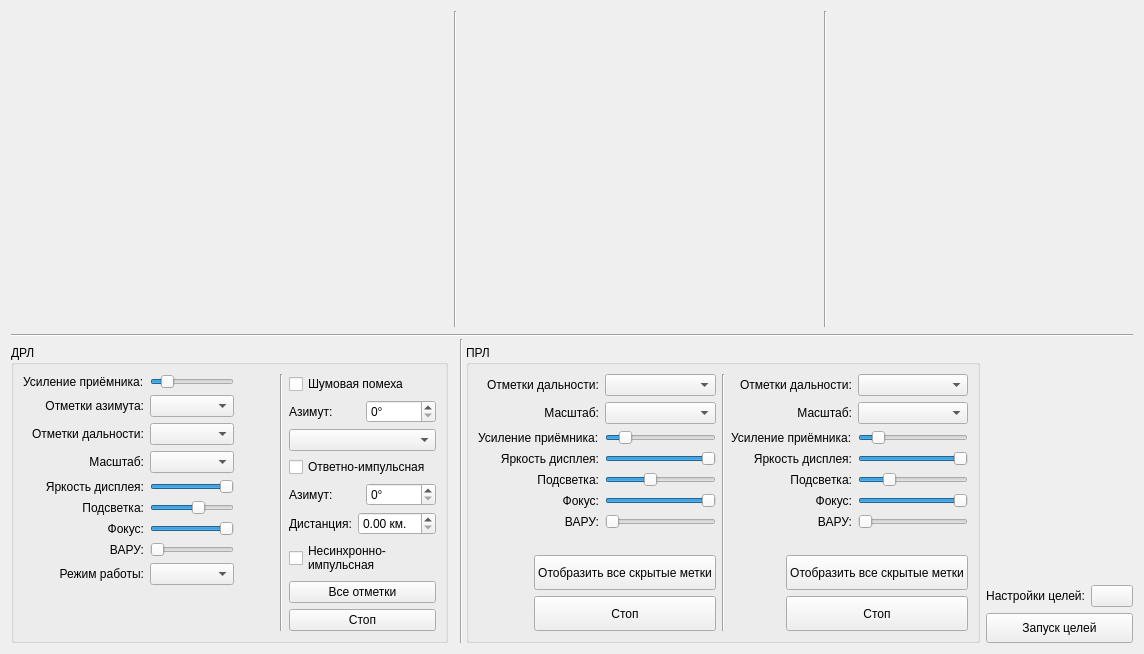
<?xml version="1.0" encoding="UTF-8"?>
<ui version="4.0">
 <class>RSPIndicators</class>
 <widget class="QWidget" name="RSPIndicators">
  <property name="geometry">
   <rect>
    <x>0</x>
    <y>0</y>
    <width>1144</width>
    <height>654</height>
   </rect>
  </property>
  <property name="windowTitle">
   <string>Радиолокационная система посадки</string>
  </property>
  <layout class="QGridLayout" name="gridLayout_2">
   <item row="0" column="0">
    <layout class="QGridLayout" name="FirstIndicatorLayout">
     <item row="0" column="0">
      <widget class="MainLocator" name="FirstIndicator" native="true">
       <property name="sizePolicy">
        <sizepolicy hsizetype="Expanding" vsizetype="Expanding">
         <horstretch>0</horstretch>
         <verstretch>0</verstretch>
        </sizepolicy>
       </property>
       <property name="minimumSize">
        <size>
         <width>300</width>
         <height>300</height>
        </size>
       </property>
      </widget>
     </item>
    </layout>
   </item>
   <item row="0" column="1" colspan="2">
    <widget class="Line" name="line">
     <property name="orientation">
      <enum>Qt::Vertical</enum>
     </property>
    </widget>
   </item>
   <item row="0" column="3">
    <layout class="QGridLayout" name="SecondIndicatorLayout">
     <item row="1" column="0">
      <widget class="EquiangularTriangleLocator" name="SecondIndicator" native="true">
       <property name="sizePolicy">
        <sizepolicy hsizetype="Expanding" vsizetype="Expanding">
         <horstretch>0</horstretch>
         <verstretch>0</verstretch>
        </sizepolicy>
       </property>
       <property name="minimumSize">
        <size>
         <width>300</width>
         <height>300</height>
        </size>
       </property>
      </widget>
     </item>
    </layout>
   </item>
   <item row="0" column="4">
    <widget class="Line" name="line_2">
     <property name="orientation">
      <enum>Qt::Vertical</enum>
     </property>
    </widget>
   </item>
   <item row="0" column="5" colspan="2">
    <layout class="QGridLayout" name="ThirdIndicatorLayout">
     <item row="0" column="0">
      <widget class="RightTriangleLocator" name="ThirdIndicator" native="true">
       <property name="sizePolicy">
        <sizepolicy hsizetype="Expanding" vsizetype="Expanding">
         <horstretch>0</horstretch>
         <verstretch>0</verstretch>
        </sizepolicy>
       </property>
       <property name="minimumSize">
        <size>
         <width>300</width>
         <height>300</height>
        </size>
       </property>
      </widget>
     </item>
    </layout>
   </item>
   <item row="1" column="0" rowspan="2" colspan="7">
    <widget class="Line" name="line_3">
     <property name="orientation">
      <enum>Qt::Horizontal</enum>
     </property>
    </widget>
   </item>
   <item row="2" column="2" rowspan="3" colspan="2">
    <widget class="Line" name="line_4">
     <property name="orientation">
      <enum>Qt::Vertical</enum>
     </property>
    </widget>
   </item>
   <item row="3" column="0" rowspan="2">
    <widget class="QGroupBox" name="DRLGroup">
     <property name="title">
      <string>ДРЛ</string>
     </property>
     <layout class="QHBoxLayout" name="horizontalLayout_4">
      <item>
       <layout class="QFormLayout" name="formLayout">
        <property name="labelAlignment">
         <set>Qt::AlignRight|Qt::AlignTrailing|Qt::AlignVCenter</set>
        </property>
        <item row="0" column="0">
         <widget class="QLabel" name="LabelTrashIntensity">
          <property name="text">
           <string>Усиление приёмника:</string>
          </property>
         </widget>
        </item>
        <item row="0" column="1">
         <widget class="QSlider" name="ChangeTrashIntensity">
          <property name="minimum">
           <number>1</number>
          </property>
          <property name="maximum">
           <number>30</number>
          </property>
          <property name="pageStep">
           <number>1</number>
          </property>
          <property name="value">
           <number>5</number>
          </property>
          <property name="orientation">
           <enum>Qt::Horizontal</enum>
          </property>
         </widget>
        </item>
        <item row="1" column="0">
         <widget class="QLabel" name="LabelAzimuthMarks">
          <property name="text">
           <string>Отметки азимута:</string>
          </property>
          <property name="alignment">
           <set>Qt::AlignRight|Qt::AlignTrailing|Qt::AlignVCenter</set>
          </property>
         </widget>
        </item>
        <item row="1" column="1">
         <widget class="QComboBox" name="SelectAzimuthMarks">
          <property name="cursor">
           <cursorShape>ArrowCursor</cursorShape>
          </property>
         </widget>
        </item>
        <item row="2" column="0">
         <widget class="QLabel" name="LabelRangeMarks">
          <property name="text">
           <string>Отметки дальности:</string>
          </property>
          <property name="alignment">
           <set>Qt::AlignRight|Qt::AlignTrailing|Qt::AlignVCenter</set>
          </property>
         </widget>
        </item>
        <item row="2" column="1">
         <widget class="QComboBox" name="SelectRangeMarks">
          <property name="cursor">
           <cursorShape>ArrowCursor</cursorShape>
          </property>
         </widget>
        </item>
        <item row="3" column="0">
         <widget class="QLabel" name="LabelScale">
          <property name="text">
           <string>Масштаб:</string>
          </property>
          <property name="alignment">
           <set>Qt::AlignRight|Qt::AlignTrailing|Qt::AlignVCenter</set>
          </property>
         </widget>
        </item>
        <item row="3" column="1">
         <widget class="QComboBox" name="SelectScale">
          <property name="cursor">
           <cursorShape>ArrowCursor</cursorShape>
          </property>
         </widget>
        </item>
        <item row="4" column="0">
         <widget class="QLabel" name="LabelBrightness">
          <property name="text">
           <string>Яркость дисплея:</string>
          </property>
          <property name="alignment">
           <set>Qt::AlignRight|Qt::AlignTrailing|Qt::AlignVCenter</set>
          </property>
         </widget>
        </item>
        <item row="4" column="1">
         <widget class="QSlider" name="ChangeIndicatorBrightness">
          <property name="cursor">
           <cursorShape>ArrowCursor</cursorShape>
          </property>
          <property name="maximum">
           <number>100</number>
          </property>
          <property name="singleStep">
           <number>1</number>
          </property>
          <property name="value">
           <number>100</number>
          </property>
          <property name="orientation">
           <enum>Qt::Horizontal</enum>
          </property>
         </widget>
        </item>
        <item row="5" column="0">
         <widget class="QLabel" name="LabelDisplayLightning">
          <property name="text">
           <string>Подсветка:</string>
          </property>
          <property name="alignment">
           <set>Qt::AlignRight|Qt::AlignTrailing|Qt::AlignVCenter</set>
          </property>
         </widget>
        </item>
        <item row="5" column="1">
         <widget class="QSlider" name="ChangeDisplayLightning">
          <property name="cursor">
           <cursorShape>ArrowCursor</cursorShape>
          </property>
          <property name="maximum">
           <number>100</number>
          </property>
          <property name="singleStep">
           <number>1</number>
          </property>
          <property name="value">
           <number>60</number>
          </property>
          <property name="orientation">
           <enum>Qt::Horizontal</enum>
          </property>
         </widget>
        </item>
        <item row="6" column="0">
         <widget class="QLabel" name="LabelFocus">
          <property name="text">
           <string>Фокус:</string>
          </property>
          <property name="alignment">
           <set>Qt::AlignRight|Qt::AlignTrailing|Qt::AlignVCenter</set>
          </property>
         </widget>
        </item>
        <item row="6" column="1">
         <widget class="QSlider" name="ChangeIndicatorFocus">
          <property name="cursor">
           <cursorShape>ArrowCursor</cursorShape>
          </property>
          <property name="maximum">
           <number>100</number>
          </property>
          <property name="singleStep">
           <number>1</number>
          </property>
          <property name="value">
           <number>100</number>
          </property>
          <property name="orientation">
           <enum>Qt::Horizontal</enum>
          </property>
         </widget>
        </item>
        <item row="7" column="1">
         <widget class="QSlider" name="ChangeIndicatorVARU">
          <property name="cursor">
           <cursorShape>ArrowCursor</cursorShape>
          </property>
          <property name="maximum">
           <number>100</number>
          </property>
          <property name="singleStep">
           <number>1</number>
          </property>
          <property name="value">
           <number>0</number>
          </property>
          <property name="orientation">
           <enum>Qt::Horizontal</enum>
          </property>
         </widget>
        </item>
        <item row="8" column="0">
         <widget class="QLabel" name="LabelWorkVariant">
          <property name="text">
           <string>Режим работы:</string>
          </property>
          <property name="alignment">
           <set>Qt::AlignRight|Qt::AlignTrailing|Qt::AlignVCenter</set>
          </property>
         </widget>
        </item>
        <item row="8" column="1">
         <widget class="QComboBox" name="SelectWorkVariant">
          <property name="cursor">
           <cursorShape>ArrowCursor</cursorShape>
          </property>
         </widget>
        </item>
        <item row="7" column="0">
         <widget class="QLabel" name="LabelVARU">
          <property name="text">
           <string>ВАРУ:</string>
          </property>
          <property name="alignment">
           <set>Qt::AlignRight|Qt::AlignTrailing|Qt::AlignVCenter</set>
          </property>
         </widget>
        </item>
       </layout>
      </item>
      <item>
       <spacer name="horizontalSpacer">
        <property name="orientation">
         <enum>Qt::Horizontal</enum>
        </property>
        <property name="sizeHint" stdset="0">
         <size>
          <width>40</width>
          <height>20</height>
         </size>
        </property>
       </spacer>
      </item>
      <item>
       <widget class="Line" name="line_5">
        <property name="orientation">
         <enum>Qt::Vertical</enum>
        </property>
       </widget>
      </item>
      <item>
       <layout class="QVBoxLayout" name="verticalLayout">
        <item>
         <widget class="QCheckBox" name="CheckActiveNoiseShow">
          <property name="text">
           <string>Шумовая помеха</string>
          </property>
         </widget>
        </item>
        <item>
         <layout class="QHBoxLayout" name="horizontalLayout">
          <item>
           <widget class="QLabel" name="LabelActiveNoiseTrashAzimuth">
            <property name="text">
             <string>Азимут:</string>
            </property>
           </widget>
          </item>
          <item>
           <widget class="QSpinBox" name="InputActiveNoiseTrashAzimuth">
            <property name="suffix">
             <string>°</string>
            </property>
           </widget>
          </item>
         </layout>
        </item>
        <item>
         <widget class="QComboBox" name="SelectActiveNoiseTrashIntensity"/>
        </item>
        <item>
         <widget class="QCheckBox" name="CheckActiveAnswerShow">
          <property name="text">
           <string>Ответно-импульсная</string>
          </property>
         </widget>
        </item>
        <item>
         <layout class="QHBoxLayout" name="horizontalLayout_2">
          <item>
           <widget class="QLabel" name="LabelActiveAnswerTrashAzimuth">
            <property name="text">
             <string>Азимут:</string>
            </property>
           </widget>
          </item>
          <item>
           <widget class="QSpinBox" name="InputActiveAnswerTrashAzimuth">
            <property name="suffix">
             <string>°</string>
            </property>
           </widget>
          </item>
         </layout>
        </item>
        <item>
         <layout class="QHBoxLayout" name="horizontalLayout_3">
          <item>
           <widget class="QLabel" name="LabelActiveAnswerTrashRange">
            <property name="text">
             <string>Дистанция:</string>
            </property>
           </widget>
          </item>
          <item>
           <widget class="QDoubleSpinBox" name="InputActiveAnswerTrashAzimuth_2">
            <property name="suffix">
             <string> км.</string>
            </property>
           </widget>
          </item>
         </layout>
        </item>
        <item>
         <widget class="QCheckBox" name="CheckActiveInSyncShow">
          <property name="text">
           <string>Несинхронно-
импульсная</string>
          </property>
         </widget>
        </item>
        <item>
         <widget class="QPushButton" name="ChangeViewStateAll">
          <property name="cursor">
           <cursorShape>ArrowCursor</cursorShape>
          </property>
          <property name="text">
           <string>Все отметки</string>
          </property>
         </widget>
        </item>
        <item>
         <widget class="QPushButton" name="ChangeLocatorState">
          <property name="cursor">
           <cursorShape>ArrowCursor</cursorShape>
          </property>
          <property name="text">
           <string>Стоп</string>
          </property>
         </widget>
        </item>
       </layout>
      </item>
     </layout>
     <zorder>line_5</zorder>
     <zorder></zorder>
     <zorder>horizontalSpacer</zorder>
     <zorder></zorder>
    </widget>
   </item>
   <item row="3" column="3" rowspan="2" colspan="3">
    <widget class="QGroupBox" name="PRLGroup">
     <property name="title">
      <string>ПРЛ</string>
     </property>
     <layout class="QGridLayout" name="gridLayout">
      <item row="0" column="0">
       <layout class="QVBoxLayout" name="verticalLayout_4">
        <item>
         <layout class="QFormLayout" name="formLayout_2">
          <property name="fieldGrowthPolicy">
           <enum>QFormLayout::AllNonFixedFieldsGrow</enum>
          </property>
          <property name="labelAlignment">
           <set>Qt::AlignRight|Qt::AlignTrailing|Qt::AlignVCenter</set>
          </property>
          <item row="0" column="0">
           <widget class="QLabel" name="LabelRangeMarksEquiangular">
            <property name="text">
             <string>Отметки дальности:</string>
            </property>
           </widget>
          </item>
          <item row="0" column="1">
           <widget class="QComboBox" name="SelectRangeMarksEquiangular">
            <property name="cursor">
             <cursorShape>ArrowCursor</cursorShape>
            </property>
           </widget>
          </item>
          <item row="1" column="0">
           <widget class="QLabel" name="LabelScaleEquiangular">
            <property name="text">
             <string>Масштаб:</string>
            </property>
            <property name="alignment">
             <set>Qt::AlignRight|Qt::AlignTrailing|Qt::AlignVCenter</set>
            </property>
           </widget>
          </item>
          <item row="1" column="1">
           <widget class="QComboBox" name="SelectScaleEquiangular">
            <property name="cursor">
             <cursorShape>ArrowCursor</cursorShape>
            </property>
           </widget>
          </item>
          <item row="2" column="0">
           <widget class="QLabel" name="LabelTrashIntensityEquiangular">
            <property name="text">
             <string>Усиление приёмника:</string>
            </property>
           </widget>
          </item>
          <item row="2" column="1">
           <widget class="QSlider" name="ChangeTrashIntensityEquiangular">
            <property name="minimum">
             <number>1</number>
            </property>
            <property name="maximum">
             <number>30</number>
            </property>
            <property name="pageStep">
             <number>1</number>
            </property>
            <property name="value">
             <number>5</number>
            </property>
            <property name="orientation">
             <enum>Qt::Horizontal</enum>
            </property>
           </widget>
          </item>
          <item row="3" column="0">
           <widget class="QLabel" name="LabelBrightnessEquiangular">
            <property name="text">
             <string>Яркость дисплея:</string>
            </property>
            <property name="alignment">
             <set>Qt::AlignRight|Qt::AlignTrailing|Qt::AlignVCenter</set>
            </property>
           </widget>
          </item>
          <item row="3" column="1">
           <widget class="QSlider" name="ChangeIndicatorBrightnessEquiangular">
            <property name="cursor">
             <cursorShape>ArrowCursor</cursorShape>
            </property>
            <property name="maximum">
             <number>100</number>
            </property>
            <property name="singleStep">
             <number>1</number>
            </property>
            <property name="value">
             <number>100</number>
            </property>
            <property name="orientation">
             <enum>Qt::Horizontal</enum>
            </property>
           </widget>
          </item>
          <item row="5" column="0">
           <widget class="QLabel" name="LabelFocusEquiangular">
            <property name="text">
             <string>Фокус:</string>
            </property>
            <property name="alignment">
             <set>Qt::AlignRight|Qt::AlignTrailing|Qt::AlignVCenter</set>
            </property>
           </widget>
          </item>
          <item row="5" column="1">
           <widget class="QSlider" name="ChangeIndicatorFocusEquiangular">
            <property name="cursor">
             <cursorShape>ArrowCursor</cursorShape>
            </property>
            <property name="maximum">
             <number>100</number>
            </property>
            <property name="singleStep">
             <number>1</number>
            </property>
            <property name="value">
             <number>100</number>
            </property>
            <property name="orientation">
             <enum>Qt::Horizontal</enum>
            </property>
           </widget>
          </item>
          <item row="6" column="0">
           <widget class="QLabel" name="LabelVARUEquiangular">
            <property name="text">
             <string>ВАРУ:</string>
            </property>
            <property name="alignment">
             <set>Qt::AlignRight|Qt::AlignTrailing|Qt::AlignVCenter</set>
            </property>
           </widget>
          </item>
          <item row="6" column="1">
           <widget class="QSlider" name="ChangeIndicatorVARUEquiangular">
            <property name="cursor">
             <cursorShape>ArrowCursor</cursorShape>
            </property>
            <property name="maximum">
             <number>100</number>
            </property>
            <property name="singleStep">
             <number>1</number>
            </property>
            <property name="value">
             <number>0</number>
            </property>
            <property name="orientation">
             <enum>Qt::Horizontal</enum>
            </property>
           </widget>
          </item>
          <item row="4" column="1">
           <widget class="QSlider" name="ChangeLightningEquiangular">
            <property name="cursor">
             <cursorShape>ArrowCursor</cursorShape>
            </property>
            <property name="maximum">
             <number>100</number>
            </property>
            <property name="singleStep">
             <number>1</number>
            </property>
            <property name="value">
             <number>40</number>
            </property>
            <property name="orientation">
             <enum>Qt::Horizontal</enum>
            </property>
           </widget>
          </item>
          <item row="4" column="0">
           <widget class="QLabel" name="LabelLightningEquiangular">
            <property name="text">
             <string>Подсветка:</string>
            </property>
            <property name="alignment">
             <set>Qt::AlignRight|Qt::AlignTrailing|Qt::AlignVCenter</set>
            </property>
           </widget>
          </item>
         </layout>
        </item>
        <item>
         <layout class="QHBoxLayout" name="horizontalLayout_5">
          <item>
           <spacer name="horizontalSpacer_2">
            <property name="orientation">
             <enum>Qt::Horizontal</enum>
            </property>
            <property name="sizeHint" stdset="0">
             <size>
              <width>40</width>
              <height>20</height>
             </size>
            </property>
           </spacer>
          </item>
          <item>
           <layout class="QVBoxLayout" name="verticalLayout_2">
            <item>
             <widget class="QPushButton" name="ChangeViewStateAllEquiangular">
              <property name="minimumSize">
               <size>
                <width>0</width>
                <height>35</height>
               </size>
              </property>
              <property name="cursor">
               <cursorShape>ArrowCursor</cursorShape>
              </property>
              <property name="text">
               <string>Отобразить все скрытые метки</string>
              </property>
             </widget>
            </item>
            <item>
             <widget class="QPushButton" name="ChangeLocatorStateEquiangular">
              <property name="minimumSize">
               <size>
                <width>0</width>
                <height>35</height>
               </size>
              </property>
              <property name="cursor">
               <cursorShape>ArrowCursor</cursorShape>
              </property>
              <property name="text">
               <string>Стоп</string>
              </property>
             </widget>
            </item>
           </layout>
          </item>
         </layout>
        </item>
       </layout>
      </item>
      <item row="0" column="1">
       <widget class="Line" name="line_6">
        <property name="orientation">
         <enum>Qt::Vertical</enum>
        </property>
       </widget>
      </item>
      <item row="0" column="2">
       <layout class="QVBoxLayout" name="verticalLayout_5">
        <item>
         <layout class="QFormLayout" name="formLayout_3">
          <property name="labelAlignment">
           <set>Qt::AlignRight|Qt::AlignTrailing|Qt::AlignVCenter</set>
          </property>
          <item row="0" column="0">
           <widget class="QLabel" name="LabelRangeMarksRightTriangle">
            <property name="text">
             <string>Отметки дальности:</string>
            </property>
           </widget>
          </item>
          <item row="0" column="1">
           <widget class="QComboBox" name="SelectRangeMarksRightTriangle">
            <property name="cursor">
             <cursorShape>ArrowCursor</cursorShape>
            </property>
           </widget>
          </item>
          <item row="1" column="0">
           <widget class="QLabel" name="LabelScaleRightTriangle">
            <property name="text">
             <string>Масштаб:</string>
            </property>
            <property name="alignment">
             <set>Qt::AlignRight|Qt::AlignTrailing|Qt::AlignVCenter</set>
            </property>
           </widget>
          </item>
          <item row="1" column="1">
           <widget class="QComboBox" name="SelectScaleRightTriangle">
            <property name="cursor">
             <cursorShape>ArrowCursor</cursorShape>
            </property>
           </widget>
          </item>
          <item row="2" column="0">
           <widget class="QLabel" name="LabelTrashIntensityRightTriangle">
            <property name="text">
             <string>Усиление приёмника:</string>
            </property>
           </widget>
          </item>
          <item row="2" column="1">
           <widget class="QSlider" name="ChangeTrashIntensityRightTriangle">
            <property name="minimum">
             <number>1</number>
            </property>
            <property name="maximum">
             <number>30</number>
            </property>
            <property name="pageStep">
             <number>1</number>
            </property>
            <property name="value">
             <number>5</number>
            </property>
            <property name="orientation">
             <enum>Qt::Horizontal</enum>
            </property>
           </widget>
          </item>
          <item row="3" column="0">
           <widget class="QLabel" name="LabelBrightnessRightTriangle">
            <property name="text">
             <string>Яркость дисплея:</string>
            </property>
            <property name="alignment">
             <set>Qt::AlignRight|Qt::AlignTrailing|Qt::AlignVCenter</set>
            </property>
           </widget>
          </item>
          <item row="3" column="1">
           <widget class="QSlider" name="ChangeIndicatorBrightnessRightTriangle">
            <property name="cursor">
             <cursorShape>ArrowCursor</cursorShape>
            </property>
            <property name="maximum">
             <number>100</number>
            </property>
            <property name="singleStep">
             <number>1</number>
            </property>
            <property name="value">
             <number>100</number>
            </property>
            <property name="orientation">
             <enum>Qt::Horizontal</enum>
            </property>
           </widget>
          </item>
          <item row="5" column="0">
           <widget class="QLabel" name="LabelFocusRightTriangle">
            <property name="text">
             <string>Фокус:</string>
            </property>
            <property name="alignment">
             <set>Qt::AlignRight|Qt::AlignTrailing|Qt::AlignVCenter</set>
            </property>
           </widget>
          </item>
          <item row="5" column="1">
           <widget class="QSlider" name="ChangeIndicatorFocusRightTriangle">
            <property name="cursor">
             <cursorShape>ArrowCursor</cursorShape>
            </property>
            <property name="maximum">
             <number>100</number>
            </property>
            <property name="singleStep">
             <number>1</number>
            </property>
            <property name="value">
             <number>100</number>
            </property>
            <property name="orientation">
             <enum>Qt::Horizontal</enum>
            </property>
           </widget>
          </item>
          <item row="6" column="0">
           <widget class="QLabel" name="LabelVARURightTriangle">
            <property name="text">
             <string>ВАРУ:</string>
            </property>
            <property name="alignment">
             <set>Qt::AlignRight|Qt::AlignTrailing|Qt::AlignVCenter</set>
            </property>
           </widget>
          </item>
          <item row="6" column="1">
           <widget class="QSlider" name="ChangeIndicatorVARURightTriangle">
            <property name="cursor">
             <cursorShape>ArrowCursor</cursorShape>
            </property>
            <property name="maximum">
             <number>100</number>
            </property>
            <property name="singleStep">
             <number>1</number>
            </property>
            <property name="value">
             <number>0</number>
            </property>
            <property name="orientation">
             <enum>Qt::Horizontal</enum>
            </property>
           </widget>
          </item>
          <item row="4" column="0">
           <widget class="QLabel" name="LabelLightningRightTriangle">
            <property name="text">
             <string>Подсветка:</string>
            </property>
            <property name="alignment">
             <set>Qt::AlignRight|Qt::AlignTrailing|Qt::AlignVCenter</set>
            </property>
           </widget>
          </item>
          <item row="4" column="1">
           <widget class="QSlider" name="ChangeLightningRightTriangle">
            <property name="cursor">
             <cursorShape>ArrowCursor</cursorShape>
            </property>
            <property name="maximum">
             <number>100</number>
            </property>
            <property name="singleStep">
             <number>1</number>
            </property>
            <property name="value">
             <number>25</number>
            </property>
            <property name="orientation">
             <enum>Qt::Horizontal</enum>
            </property>
           </widget>
          </item>
         </layout>
        </item>
        <item>
         <layout class="QHBoxLayout" name="horizontalLayout_6">
          <item>
           <spacer name="horizontalSpacer_3">
            <property name="orientation">
             <enum>Qt::Horizontal</enum>
            </property>
            <property name="sizeHint" stdset="0">
             <size>
              <width>40</width>
              <height>20</height>
             </size>
            </property>
           </spacer>
          </item>
          <item>
           <layout class="QVBoxLayout" name="verticalLayout_3">
            <item>
             <widget class="QPushButton" name="ChangeViewStateAllRightTriangle">
              <property name="minimumSize">
               <size>
                <width>0</width>
                <height>35</height>
               </size>
              </property>
              <property name="cursor">
               <cursorShape>ArrowCursor</cursorShape>
              </property>
              <property name="text">
               <string>Отобразить все скрытые метки</string>
              </property>
             </widget>
            </item>
            <item>
             <widget class="QPushButton" name="ChangeLocatorStateRightTriangle">
              <property name="minimumSize">
               <size>
                <width>0</width>
                <height>35</height>
               </size>
              </property>
              <property name="cursor">
               <cursorShape>ArrowCursor</cursorShape>
              </property>
              <property name="text">
               <string>Стоп</string>
              </property>
             </widget>
            </item>
           </layout>
          </item>
         </layout>
        </item>
       </layout>
      </item>
     </layout>
    </widget>
   </item>
   <item row="4" column="6">
    <layout class="QVBoxLayout" name="verticalLayout_6">
     <item>
      <layout class="QFormLayout" name="formLayout_4">
       <property name="formAlignment">
        <set>Qt::AlignBottom|Qt::AlignLeading|Qt::AlignLeft</set>
       </property>
       <item row="0" column="0">
        <widget class="QLabel" name="LabelTargetsSettings">
         <property name="text">
          <string>Настройки целей:</string>
         </property>
         <property name="alignment">
          <set>Qt::AlignRight|Qt::AlignTrailing|Qt::AlignVCenter</set>
         </property>
        </widget>
       </item>
       <item row="0" column="1">
        <widget class="QPushButton" name="ButtonTargetsSettings">
         <property name="cursor">
          <cursorShape>ArrowCursor</cursorShape>
         </property>
         <property name="text">
          <string/>
         </property>
        </widget>
       </item>
      </layout>
     </item>
     <item>
      <widget class="QPushButton" name="ChangeTargetsState">
       <property name="sizePolicy">
        <sizepolicy hsizetype="Minimum" vsizetype="Fixed">
         <horstretch>0</horstretch>
         <verstretch>0</verstretch>
        </sizepolicy>
       </property>
       <property name="minimumSize">
        <size>
         <width>0</width>
         <height>30</height>
        </size>
       </property>
       <property name="cursor">
        <cursorShape>ArrowCursor</cursorShape>
       </property>
       <property name="text">
        <string>Запуск целей</string>
       </property>
      </widget>
     </item>
    </layout>
   </item>
  </layout>
 </widget>
 <customwidgets>
  <customwidget>
   <class>EquiangularTriangleLocator</class>
   <extends>QWidget</extends>
   <header>equiangulartrianglelocator.h</header>
   <container>1</container>
  </customwidget>
  <customwidget>
   <class>RightTriangleLocator</class>
   <extends>QWidget</extends>
   <header>righttrianglelocator.h</header>
   <container>1</container>
  </customwidget>
  <customwidget>
   <class>MainLocator</class>
   <extends>QWidget</extends>
   <header>mainlocator.h</header>
   <container>1</container>
  </customwidget>
 </customwidgets>
 <resources/>
 <connections/>
</ui>
